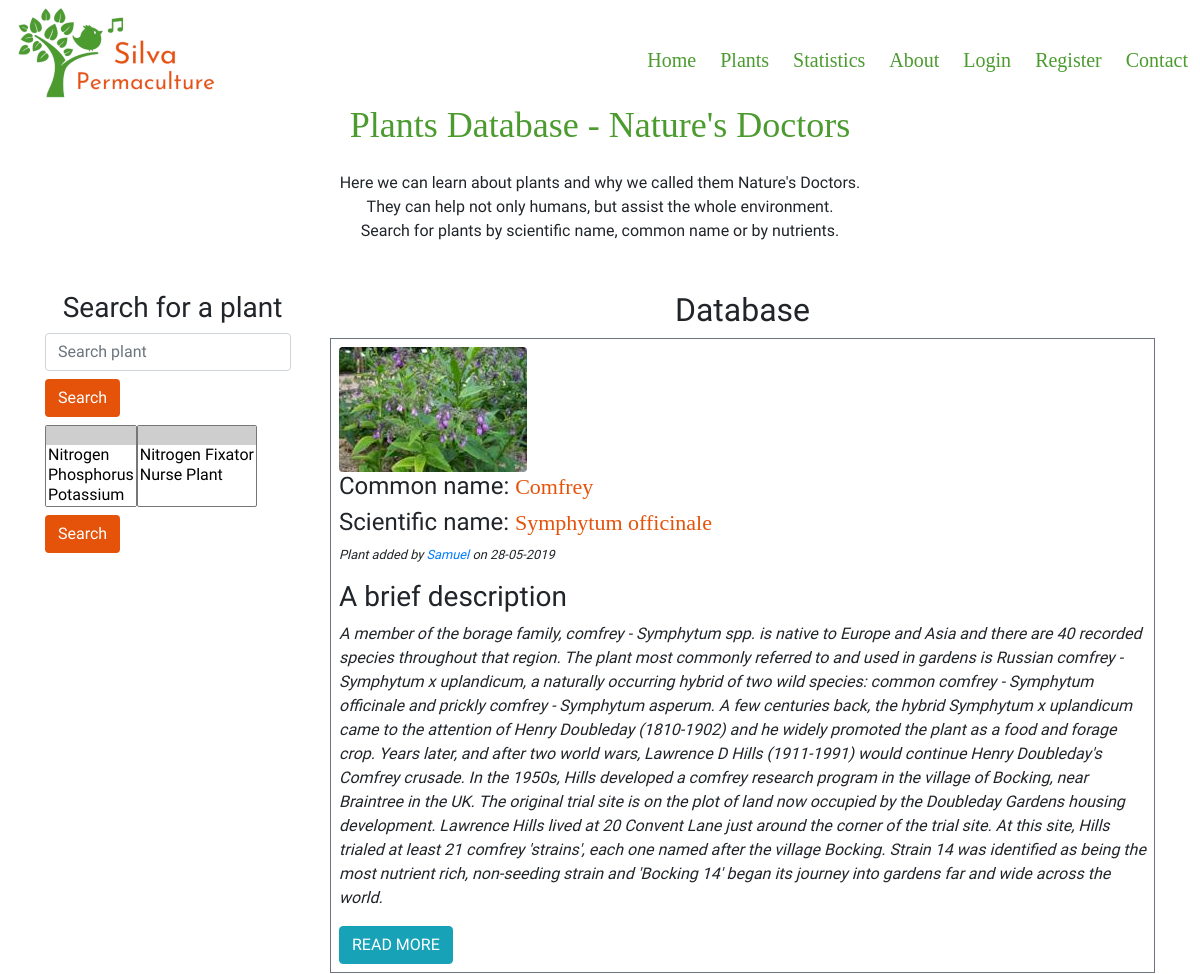
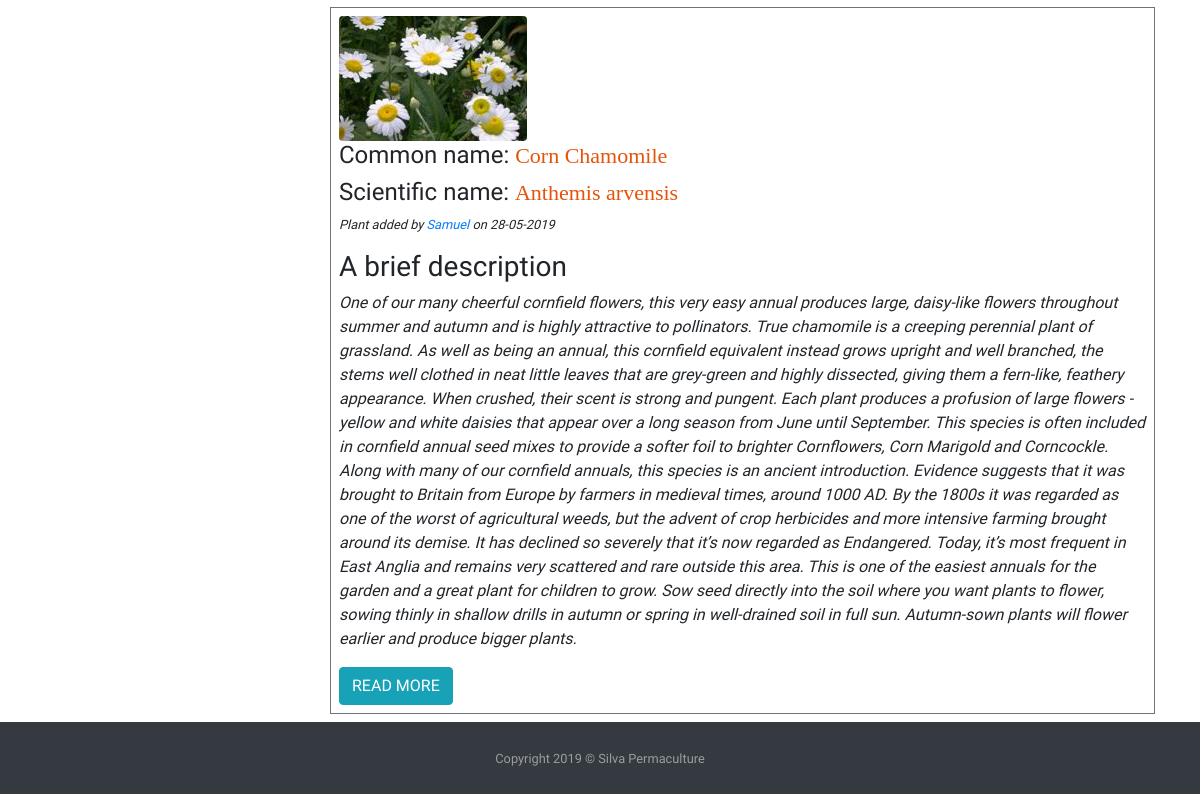
/plants, run on the app's committed database (2 pictures, top to bottom).
### silvapermaculture/models.py (models this page shows, shortened)
class SearchitMixin(object):
    @classmethod
    def search(cls, expression, page, per_page):
        ids, total = search_index(cls.__tablename__, expression, page, per_page)
        if total == 0:
            return cls.query.filter_by(id=0), 0
        when = []
        for i in range(len(ids)):
            when.append((ids[i],i))
        return cls.query.filter(cls.id.in_(ids)).order_by(
            db.case(when, value=cls.id)), total

class Plants(SearchitMixin, db.Model):
    __searchit__ = ['common_name', 'botanical_name', 'medicinal', 'region']
    id = db.Column(db.Integer, primary_key=True)
    common_name = db.Column(db.String(40), nullable=False)
    botanical_name = db.Column(db.String(80), unique=True, nullable=False)
    short_description = db.Column(db.Text, nullable=False)
    medicinal = db.Column(db.Text, nullable=False)
    other_uses = db.Column(db.Text, nullable=False)
    habitats = db.Column(db.Text, nullable=False)
    region = db.Column(db.Text, nullable=False)
    image_file = db.Column(db.String(20), default='default_plant_pic.jpg')
    date_added = db.Column(db.DateTime, nullable=False, default=datetime.utcnow)
    user_id = db.Column(db.Integer, db.ForeignKey('user.id'), nullable=False)
    dna = db.relationship('DNA', secondary = plants_dna_table)  # Dynamic_Nutrient_Accumulated
    nfn = db.relationship('NFN', secondary = plants_nfn_table)  # Nitrogen_Fixers_Nursing

class User(db.Model, UserMixin):
    id = db.Column(db.Integer, primary_key=True)
    username = db.Column(db.String(20), unique=True, nullable=False)
    password = db.Column(db.String(60), nullable=False)
    image_file = db.Column(db.String(20), nullable=False, default = 'default.png')
    add_plants = db.relationship('Plants', backref = 'author', lazy=True)

### silvapermaculture/routes.py (the view)
@app.route("/plants")
def plants():
    plants = Plants.query.all()
    search = SearchForm()
    searchn = SearchFormN()
    return render_template('plants.html', title= 'Plants Database', plants=plants, search=search, searchn=searchn)

### silvapermaculture/forms.py
class SearchForm(FlaskForm):
    q = StringField(('Search plant'), validators=[DataRequired(),Length(max=60)])
    def __init__(self, *args, **kwargs):
        if 'formdata' not in kwargs:
            kwargs['formdata'] = request.args
        if 'csrf_enabled' not in kwargs:
            kwargs['csrf_enabled'] = False
        super(SearchForm, self).__init__(*args, **kwargs)
    submit = SubmitField('Search')

class SearchFormN(FlaskForm):
    dna = QuerySelectMultipleField('Select Element', query_factory=enabled_dna, allow_blank=True, get_label='element')
    nfn = QuerySelectMultipleField('Select Property', query_factory=enabled_nfn, allow_blank=True,
                                   get_label='plant_extra')
    def __init__(self, *args, **kwargs):
        if 'formdata' not in kwargs:
            kwargs['formdata'] = request.args
        if 'csrf_enabled' not in kwargs:
            kwargs['csrf_enabled'] = False
        super(SearchFormN, self).__init__(*args, **kwargs)
    submit = SubmitField('Search')

### silvapermaculture/forms.py (called while the page is built)
def enabled_dna():
    return DNA.query

def enabled_nfn():
    return NFN.query

### silvapermaculture/templates/plants.html
{% extends "layout.html" %}
    {% block content %}
        <div class="row">
            <div class="col-12">
                <h1 class="text-center" id="heading">Plants Database - Nature's Doctors</h1>
            </div>
        </div>
        <div class="row my-3">
            <div class="col-12 mb-2">
                <p class="text-center">Here we can learn about plants and why we called them Nature's Doctors.<br/>
                    They can help not only humans, but assist the whole environment. <br/>
                    Search for plants by scientific name, common name or by nutrients. </p>
            </div>
        </div>
        <div class="row">
            <div class="col-12 col-lg-3 ">
                <h3 class="my-2 text-center">Search for a plant</h3>
                <form class="form-inline my-2 my-lg-0" method="get" action="{{url_for('search')}}">
                    <div class="form-group">
                    {{ search.q(size=20, class="form-control", placeholder=search.q.label.text) }}
                    </div>
                    {{ search.submit(class="btn float-right my-2", id="login-btn") }}
                </form>
                <form class="form-inline my-2 my-lg-0" method="get" action="{{url_for('searchn') }}">
                    <div class="form-group">
                        {{ searchn.dna(class_="selectpicker", multiple=True) }}
                    </div>
                    <div class="form-group">
                        {{ searchn.nfn(class_="selectpicker", multiple=True) }}
                    </div>
                    {{ searchn.submit(class="btn float-right my-2", id="login-btn") }}
                </form>
            </div>
            <div class="col-12 col-lg-9">
                <h2 class="my-2 text-center heading">Database</h2>
                {% for plant in plants %}
                   <div class="my-2 p-2 border border-secondary">
                    <img class="img-fluid rounded " src="{{ url_for('static', filename='img/plants/' + plant.image_file) }}"  alt="Default plant image"/>
                    <h4 class="text-left">Common name: <span class="titles">{{ plant.common_name }}</span></h4>
                    <h4 class="text-left">Scientific name: <span class="titles">{{ plant.botanical_name }} </span></h4>
                       <p class="text-left small"><em>Plant added by <a href="#">{{ plant.author.username }}</a> on {{ plant.date_added.strftime('%d-%m-%Y') }} </em></p>
                    <h3>A brief description</h3>
                    <p class="text-left"> <em>{{ plant.short_description }}</em> </p>
                    <a class="btn btn-info" href="{{ url_for('plant', plant_id=plant.id) }}">READ MORE</a>
                   </div>
                {% endfor %}
            </div>
        </div>
    {% endblock content %} #Jinja2 allows to put the name of the block here so to know which block is closing if we have multiple.

### silvapermaculture/templates/layout.html (shortened to what this page needs)
<!doctype html>
<html lang="en">
<head>
    <link rel="stylesheet" href="https://stackpath.bootstrapcdn.com/bootstrap/4.3.1/css/bootstrap.min.css">
    <link rel="stylesheet" href="https://cdn.jsdelivr.net/npm/bootstrap-select@1.13.9/dist/css/bootstrap-select.min.css">
    <link rel="stylesheet" href="https://use.fontawesome.com/releases/v5.3.1/css/all.css"
crossorigin="anonymous">
    <link rel="stylesheet" href="{{ url_for('static', filename='css/style.css') }}" type="text/css">
</head>
<body class="d-flex flex-column">
<header>
    <div class="container-fluid">
                <div class="row">
                    <div class="col-12 col-sm-12 p-0">
                        <nav class="navbar navbar-expand-lg p-0  ">
                            <a class="navbar-brand  ml-3" href="{{ url_for('index') }}"><img class="img-fluid" src="{{ url_for('static', filename='img/logo_silva.png') }}" alt="Bird singing and Silva Permaculture title"/></a>
                            <div class="collapse navbar-collapse justify-content-end" id="navbarNav">
                                <ul class="navbar-nav mt-3">
                                    <li class="nav-item mx-1">
                                        <a class="nav-link items" href="{{ url_for('index') }}">Home<span class="sr-only">(current)</span></a>
                                    </li>
                                    <li class="nav-item mx-1">
                                        <a class="nav-link items" href="{{ url_for('plants') }}">Plants</a>
                                    </li>
                                    <li class="nav-item mx-1">
                                        <a class="nav-link items" href="{{ url_for('statistics') }}">Statistics</a>
                                    </li>
                                    <li class="nav-item mx-1">
                                        <a class="nav-link items" href="{{ url_for('about') }}">About</a>
                                    </li>
                                    {% if current_user.is_authenticated %}
                                         <li class="nav-item mx-1">
                                            <a class="nav-link items"  href="{{ url_for('new_plant') }}">Add Plant</a>
                                        </li>
                                        <li class="nav-item mx-1">
                                            <a class="nav-link items"  href="{{ url_for('account') }}">Account</a>
                                        </li>
                                        <li class="nav-item mx-1">
                                            <a class="nav-link items"  href="{{ url_for('logout') }}">Logout</a>
                                        </li>
                                    {% else %}
                                        <li class="nav-item mx-1">
                                            <a class="nav-link items" href="{{ url_for('login') }}">Login</a>
                                        </li>
                                        <li class="nav-item mx-1">
                                            <a class="nav-link items" href="{{ url_for('register') }}">Register</a>
                                        </li>
                                    {% endif %}
                                    <li class="nav-item mx-1">
                                        <a class="nav-link items"  href="{{ url_for('contact') }}">Contact</a>
                                    </li>
                                </ul>
                            </div>
                        </nav>
                    </div>
                </div>
            </div>
</header>
<main>
    <div class="container">
                {% block content %}
                {% endblock content %}
    </div>
</main>
<footer  class="py-4 bg-dark text-white-50">
    <div class="container text-center">
      <small>Copyright 2019 &copy; Silva Permaculture</small>
    </div>
</footer>
</body>
</html>

### silvapermaculture/static/css/style.css (style rules this page uses)
body { font-family: "Mali",cursive; }
.items { color:#4B9B2F; font-family: 'Josefin Sans'; font-size:20px; transition: all .5s; }
#heading { color: #4B9B2F; font-size: 36px; font-family: 'Josefin Sans'; }
.titles { color: #E5530B; font-family: 'Josefin Sans'; font-size:22px }
#register-btn, #login-btn { color:white; background-color: #E5530B }

### data on the page
Plants: image_file (picture), common_name "Comfrey", botanical_name "Symphytum officinale", author.username "Samuel", date_added "28-05-2019", short_description "A member of the borage family, comfrey - Symphytum spp. is native to Europe and Asia and there are 40 recorded species throughout that region. The plant most commonly referred to and used in gardens is Russian comfrey - Symphytum x uplandicum, a naturally occurring hybrid of two wild species: common comfrey - Symphytum officinale and prickly comfrey - Symphytum asperum. A few centuries back, the hybrid Symphytum x uplandicum came to the attention of Henry Doubleday (1810-1902) and he widely promoted the plant as a food and forage crop. Years later, and after two world wars, Lawrence D Hills (1911-1991) would continue Henry Doubleday's Comfrey crusade. In the 1950s, Hills developed a comfrey…"
Plants: image_file (picture), common_name "Corn Chamomile", botanical_name "Anthemis arvensis", author.username "Samuel", date_added "28-05-2019", short_description "One of our many cheerful cornfield flowers, this very easy annual produces large, daisy-like flowers throughout summer and autumn and is highly attractive to pollinators. True chamomile is a creeping perennial plant of grassland. As well as being an annual, this cornfield equivalent instead grows upright and well branched, the stems well clothed in neat little leaves that are grey-green and highly dissected, giving them a fern-like, feathery appearance. When crushed, their scent is strong and pungent. Each plant produces a profusion of large flowers - yellow and white daisies that appear over a long season from June until September. This species is often included in cornfield annual seed…"
